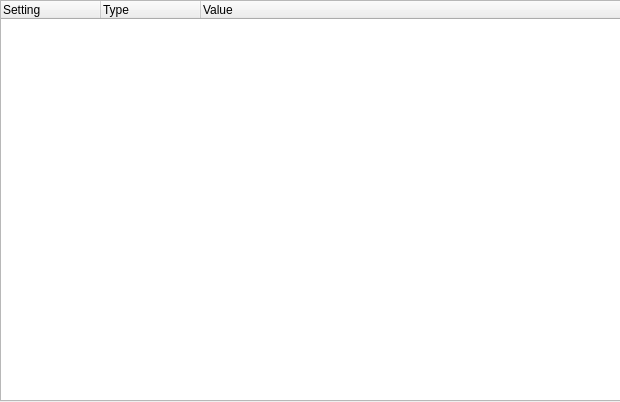
<?xml version="1.0" encoding="UTF-8"?>
<ui version="4.0">
 <class>SettingsEditor</class>
 <widget class="QWidget" name="SettingsEditor">
  <property name="geometry">
   <rect>
    <x>0</x>
    <y>0</y>
    <width>620</width>
    <height>402</height>
   </rect>
  </property>
  <property name="windowTitle">
   <string>SettingsEditor</string>
  </property>
  <widget class="QTreeWidget" name="settings_tree">
   <property name="geometry">
    <rect>
     <x>0</x>
     <y>0</y>
     <width>621</width>
     <height>401</height>
    </rect>
   </property>
   <property name="columnCount">
    <number>3</number>
   </property>
   <column>
    <property name="text">
     <string>Setting</string>
    </property>
   </column>
   <column>
    <property name="text">
     <string>Type</string>
    </property>
   </column>
   <column>
    <property name="text">
     <string>Value</string>
    </property>
   </column>
  </widget>
 </widget>
 <resources/>
 <connections/>
</ui>
